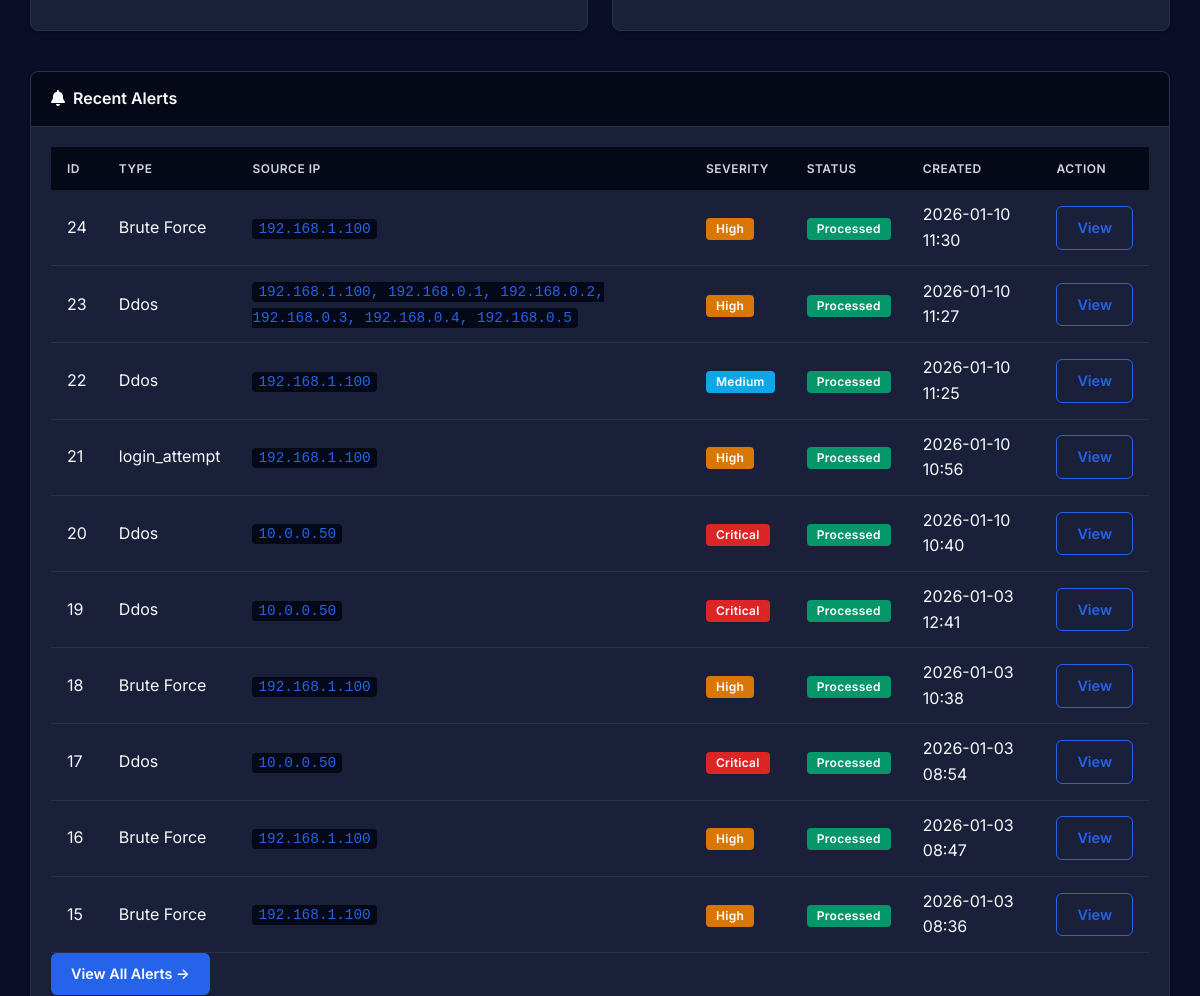
The app's page /dashboard/ (signed in, middle part), older data.
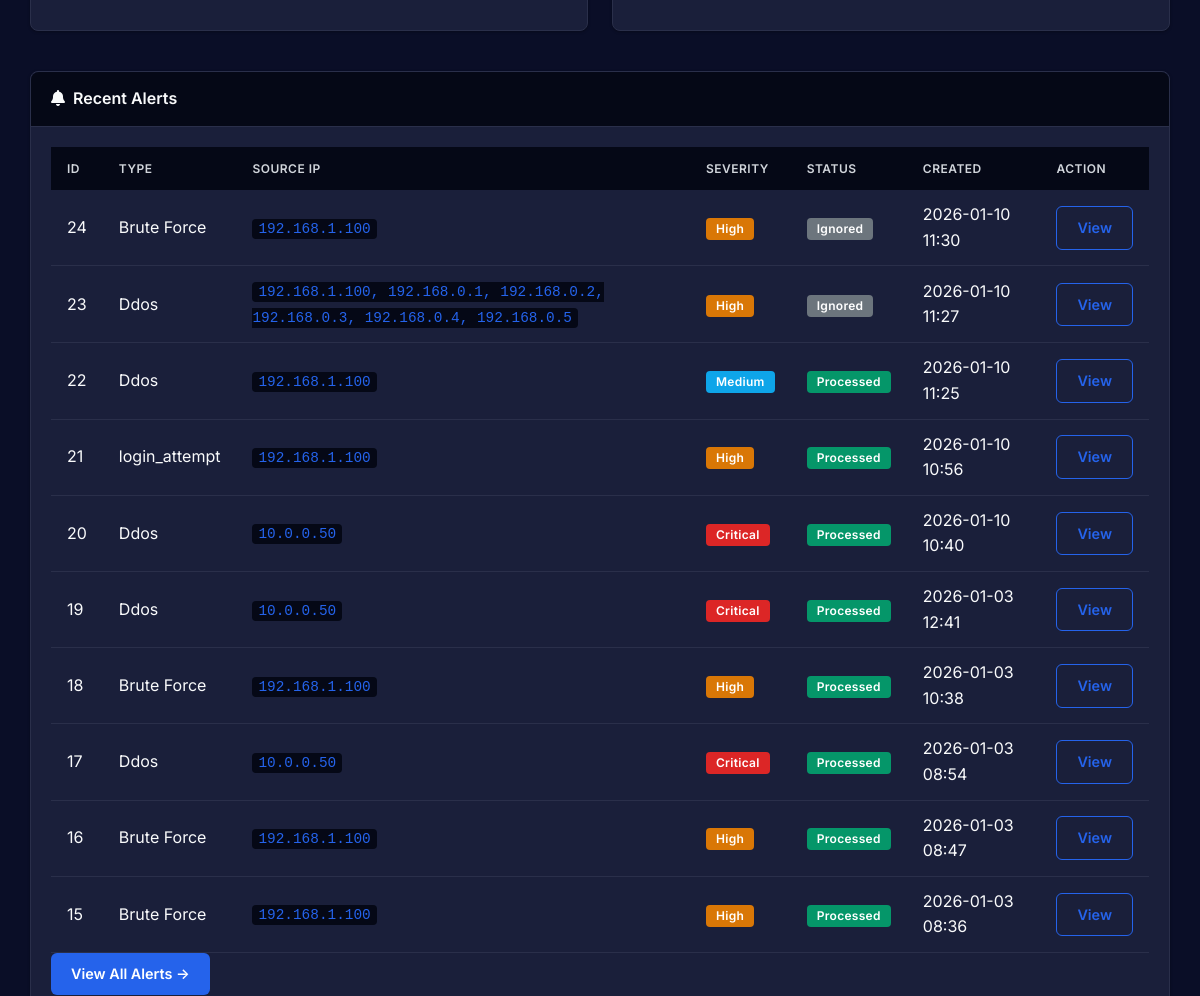
The same page, newer data.
### app/models/alert.py (models this page shows, shortened)
class Alert(db.Model):
    __tablename__ = 'alerts'
    id = db.Column(db.Integer, primary_key=True)
    timestamp = db.Column(db.DateTime, default=datetime.utcnow, nullable=False)
    source_ip = db.Column(db.String(45), nullable=True)  # IPv4 or IPv6
    destination_ip = db.Column(db.String(45), nullable=True)
    alert_type = db.Column(db.String(50), nullable=False)  # Type of alert
    severity = db.Column(db.Integer, default=5, nullable=False)  # 1-10
    raw_data = db.Column(db.JSON, nullable=True)  # Flexible JSON storage for alert data
    status = db.Column(db.String(20), default='new', nullable=False)  # new, processed, ignored
    created_at = db.Column(db.DateTime, default=datetime.utcnow, nullable=False)
    incident = db.relationship('Incident', backref='alert', uselist=False, lazy=True)

### app/routes/dashboard_routes.py (the view)
@dashboard_bp.route('/', methods=['GET', 'POST'])
@login_required
def index():
    form = None  # No longer using WTForms
    if request.method == 'POST':
        try:
            raw_data = {
                "source_ip": request.form.get('source_ip')
            }
            if request.form.get('failed_attempts'):
                raw_data['failed_attempts'] = int(request.form.get('failed_attempts'))
            if request.form.get('requests_per_second'):
                raw_data['requests_per_second'] = int(request.form.get('requests_per_second'))
            if request.form.get('target_service'):
                raw_data['target_service'] = request.form.get('target_service')
            if request.form.get('time_window'):
                raw_data['time_window'] = int(request.form.get('time_window'))
            alert = Alert(
                source_ip=request.form.get('source_ip'),
                destination_ip=None,
                alert_type='Analyzing',
                severity=request.form.get('severity'),
                raw_data=raw_data,
                status='new'
            )
            db.session.add(alert)
            db.session.flush()  # Get alert.id before committing
            from app.services.inference_engine import InferenceEngine
            engine = InferenceEngine()
            result = engine.analyze_alert(alert)
            if result['attack_type_id']:
                attack_type = AttackType.query.get(result['attack_type_id'])
                if attack_type:
                    alert.alert_type = attack_type.name.replace('_', ' ').title()
            incident = Incident(
                alert_id=alert.id,
                attack_type_id=result['attack_type_id'],
                matched_rules=result['matched_rules'],
                recommended_actions=result['recommended_actions'],
                confidence_score=result['confidence_score'],
                explanation=result['explanation'],
                status='new',
                assigned_to=session.get('user_id')
            )
            db.session.add(incident)
            alert.status = 'processed'
            db.session.commit()
            analysis_summary = {
                'alert_id': alert.id,
                'alert_type': alert.alert_type,
                'confidence': result['confidence_score'],
                'matched_rules_count': len(result['matched_rules']),
                'recommended_actions': result['recommended_actions'][:3],  # Top 3 actions
                'severity': alert.severity,
                'source_ip': alert.source_ip
            }
            form = None  # Reset form
        except Exception as e:
            db.session.rollback()
            flash(f'❌ Error: {str(e)}', 'danger')
            analysis_summary = None
    else:
        analysis_summary = None
    active_incidents_count = Incident.query.filter(
        Incident.status.in_(['new', 'analyzing', 'pending'])
    ).count()
    pending_alerts_count = Alert.query.filter_by(status='new').count()
    today_start = datetime.utcnow().replace(hour=0, minute=0, second=0, microsecond=0)
    resolved_today_count = Incident.query.filter(
        Incident.status == 'resolved',
        Incident.resolved_at >= today_start
    ).count()
    active_rules_count = Rule.query.filter_by(is_active=True).count()
    recent_alerts = Alert.query.order_by(Alert.created_at.desc()).limit(10).all()
    attack_type_stats = db.session.query(
        AttackType.name,
        func.count(Incident.id).label('count')
    ).join(Incident, Incident.attack_type_id == AttackType.id, isouter=True)\
     .group_by(AttackType.name).all()
    status_stats = db.session.query(
        Incident.status,
        func.count(Incident.id).label('count')
    ).group_by(Incident.status).all()
    recent_incidents = Incident.query.order_by(Incident.created_at.desc()).limit(5).all()
    return render_template(
        'dashboard/index.html',
        analysis_summary=analysis_summary,
        active_incidents_count=active_incidents_count,
        pending_alerts_count=pending_alerts_count,
        resolved_today_count=resolved_today_count,
        active_rules_count=active_rules_count,
        recent_alerts=recent_alerts,
        attack_type_stats=attack_type_stats,
        status_stats=status_stats,
        recent_incidents=recent_incidents
    )

### app/templates/dashboard/index.html (shortened to what this page needs)
{% extends "layouts/base.html" %} {% block title %}Dashboard{% endblock %} {%
block content %}
<div class="row mb-4">
  <div class="col-lg-6 mb-3">
    <div class="card h-100">
      <div class="card-body d-flex justify-content-center align-items-center">
      </div>
    </div>
  </div>
  <div class="col-lg-6 mb-3">
    <div class="card h-100">
      <div class="card-body">
      </div>
    </div>
  </div>
</div>
<div class="row mb-4">
  <div class="col-md-12">
    <div class="card">
      <div class="card-header">
        <i class="fas fa-bell me-2"></i>Recent Alerts
      </div>
      <div class="card-body">
        {% if recent_alerts %}
        <div class="table-responsive">
          <table class="table table-hover">
            <thead>
              <tr>
                <th>ID</th>
                <th>Type</th>
                <th>Source IP</th>
                <th>Severity</th>
                <th>Status</th>
                <th>Created</th>
                <th>Action</th>
              </tr>
            </thead>
            <tbody>
              {% for alert in recent_alerts %}
              <tr>
                <td>{{ alert.id }}</td>
                <td>{{ alert.alert_type }}</td>
                <td><code>{{ alert.source_ip }}</code></td>
                <td>
                  {% if alert.severity == 'critical' %}
                  <span class="badge bg-danger">Critical</span>
                  {% elif alert.severity == 'high' %}
                  <span class="badge bg-warning">High</span>
                  {% elif alert.severity == 'medium' %}
                  <span class="badge bg-info">Medium</span>
                  {% else %}
                  <span class="badge bg-secondary">Low</span>
                  {% endif %}
                </td>
                <td>
                  {% if alert.status == 'new' %}
                  <span class="badge bg-warning">New</span>
                  {% elif alert.status == 'processed' %}
                  <span class="badge bg-success">Processed</span>
                  {% else %}
                  <span class="badge bg-secondary">Ignored</span>
                  {% endif %}
                </td>
                <td>{{ alert.created_at.strftime('%Y-%m-%d %H:%M') }}</td>
                <td>
                  <a
                    href="{{ url_for('alerts.detail', alert_id=alert.id) }}"
                    class="btn btn-sm btn-outline-primary"
                    >View</a
                  >
                </td>
              </tr>
              {% endfor %}
            </tbody>
          </table>
        </div>
        <a href="{{ url_for('alerts.index') }}" class="btn btn-primary"
          >View All Alerts →</a
        >
        {% else %}
        <p class="text-muted mb-0">
          No alerts yet. Submit an alert to start analyzing security incidents.
        </p>
        {% endif %}
      </div>
    </div>
  </div>
</div>
{% endblock %}

Row changes from the older to the newer data that the page shows:
changed Alert id 24: status "Processed" → "Ignored"
changed Alert id 23: status "Processed" → "Ignored"
